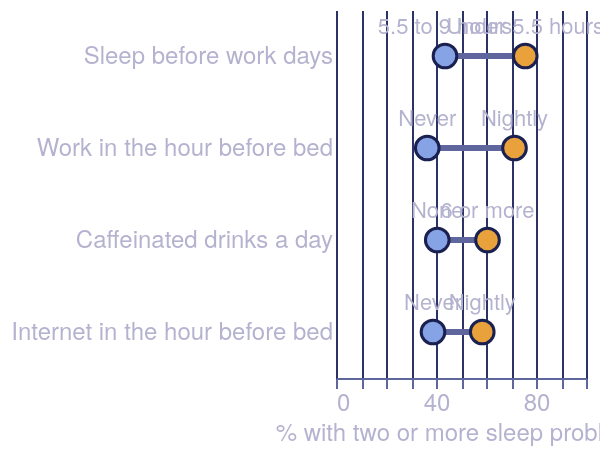

Express this chart as Vega-Lite.
### Vega-Lite specification from a JSON file in a GitHub repository (floating-point values rounded to 4 significant figures)
{"$schema": "https://vega.github.io/schema/vega-lite/v5.json", "width": "container", "height": {"step": 46}, "data": {"values": [{"habit": "Work in the hour before bed", "level": "Never", "kind": "Healthier habit", "pct": 36.5}, {"habit": "Work in the hour before bed", "level": "Nightly", "kind": "Riskier habit", "pct": 71.4}, {"habit": "Sleep before work days", "level": "5.5 to 9 hours", "kind": "Healthier habit", "pct": 43.6}, {"habit": "Sleep before work days", "level": "Under 5.5 hours", "kind": "Riskier habit", "pct": 75.7}, {"habit": "Caffeinated drinks a day", "level": "None", "kind": "Healthier habit", "pct": 40.5}, {"habit": "Caffeinated drinks a day", "level": "6 or more", "kind": "Riskier habit", "pct": 60.6}, {"habit": "Internet in the hour before bed", "level": "Never", "kind": "Healthier habit", "pct": 38.8}, {"habit": "Internet in the hour before bed", "level": "Nightly", "kind": "Riskier habit", "pct": 58.5}]}, "encoding": {"y": {"field": "habit", "type": "nominal", "title": null, "sort": {"field": "pct", "op": "max", "order": "descending"}, "axis": {"domain": false, "ticks": false, "labelLimit": 320}}, "x": {"field": "pct", "type": "quantitative", "title": "% with two or more sleep problems", "scale": {"domain": [0, 100]}, "axis": {"grid": true, "values": [0, 10, 20, 30, 40, 50, 60, 70, 80, 90, 100]}}}, "layer": [{"mark": {"type": "rule", "strokeWidth": 3, "color": "#5f669e"}, "encoding": {"x": {"aggregate": "min", "field": "pct"}, "x2": {"aggregate": "max", "field": "pct"}}}, {"mark": {"type": "circle", "size": 140, "opacity": 1, "stroke": "#1a2150", "strokeWidth": 1.5}, "encoding": {"color": {"field": "kind", "type": "nominal", "title": null, "scale": {"domain": ["Healthier habit", "Riskier habit"], "range": ["#86a3e6", "#e9a23b"]}, "legend": null}, "tooltip": [{"field": "habit", "title": "Habit"}, {"field": "level", "title": "Level"}, {"field": "pct", "title": "% with 2+ problems", "format": ".1f"}]}}, {"mark": {"type": "text", "dy": -14, "fontSize": 11, "color": "#b4b2cf"}, "encoding": {"text": {"field": "level"}}}, {"mark": {"type": "text", "fontSize": 12, "fontStyle": "italic", "color": "#b4b2cf", "align": "left", "baseline": "middle", "dx": 14, "opacity": {"expr": "width < 420 ? 0 : 1"}}, "encoding": {"x": {"field": "pct", "type": "quantitative"}, "text": {"condition": {"test": "datum.habit == 'Work in the hour before bed' && datum.level == 'Nightly'", "value": "Nearly double"}, "value": ""}}}], "autosize": {"type": "fit-x", "contains": "padding"}, "config": {"background": "transparent", "font": "'Source Sans 3', 'Helvetica Neue', Arial, sans-serif", "view": {"stroke": null}, "title": {"font": "Fraunces, Georgia, serif", "fontSize": 18, "fontWeight": 600, "color": "#e9e7f3", "anchor": "start", "subtitleFont": "'Source Sans 3', 'Helvetica Neue', Arial, sans-serif", "subtitleFontSize": 13, "subtitleFontWeight": 400, "subtitleColor": "#b4b2cf", "offset": 12}, "axis": {"labelFontSize": 12, "titleFontSize": 12, "titleColor": "#b4b2cf", "labelColor": "#b4b2cf", "gridColor": "#2b3266", "labelLimit": 320, "domainColor": "#5f669e", "tickColor": "#5f669e", "titleFontWeight": 400}, "legend": {"labelLimit": 260, "titleLimit": 300, "labelFontSize": 12, "titleFontSize": 12, "titleColor": "#b4b2cf", "labelColor": "#e9e7f3", "titleFontWeight": 400}, "header": {"labelFontSize": 13, "labelColor": "#e9e7f3", "titleFontSize": 13}, "text": {"font": "'Source Sans 3', 'Helvetica Neue', Arial, sans-serif", "color": "#e9e7f3"}}}
